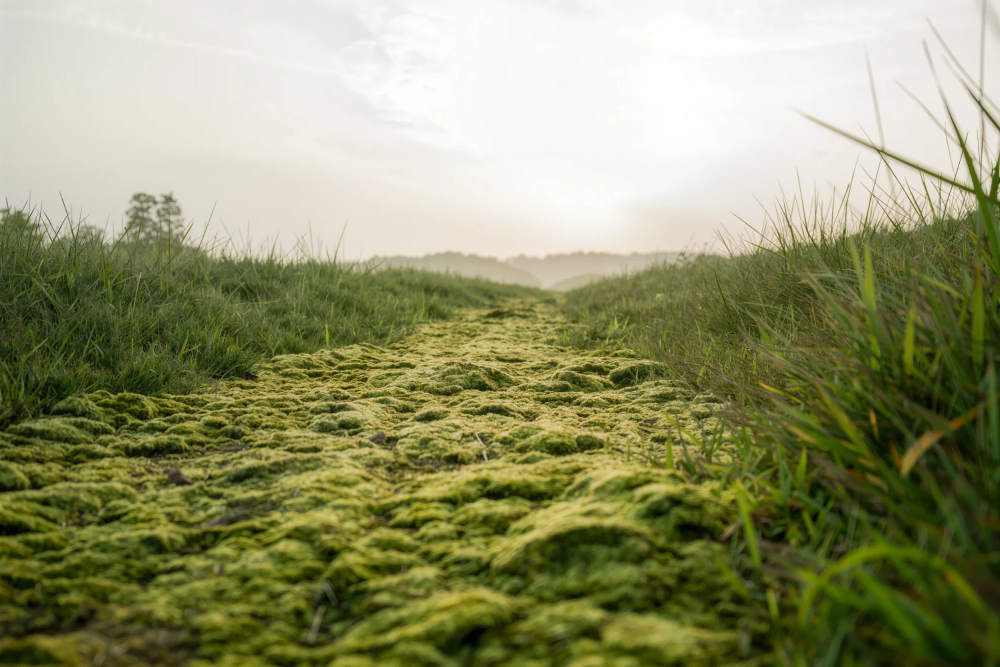
#> input picture docs/uzory-sloi/a-dorozhka.webp, 2000 x 1333 px, found by its file name (shown at 1/2 size)
$ python uzory-sloi-skleika.py
#> lines starting #> are read from the running program, lines starting #| are printed output that depends on the picture
# Склейка фона «Поляна + горизонт» (22.10 (6)): снизу её поляна со мхом (moh-rosa.webp), сверху небо и даль из фона «А» (a-dorozhka.webp),
# по шву — мягкий переход и лёгкая дымка. python3 docs/uzory-sloi-skleika.py → docs/uzory-sloi/polyana-gorizont.webp
from PIL import Image
import numpy as np
D = 'docs/uzory-sloi/'
sky = Image.open(D + 'a-dorozhka.webp').convert('RGB')
#> sky is the input picture: PIL image 2000x1333 RGB; mean R, G, B 143.8, 146.3, 106.4
gl = Image.open(D + 'moh-rosa.webp').convert('RGB')
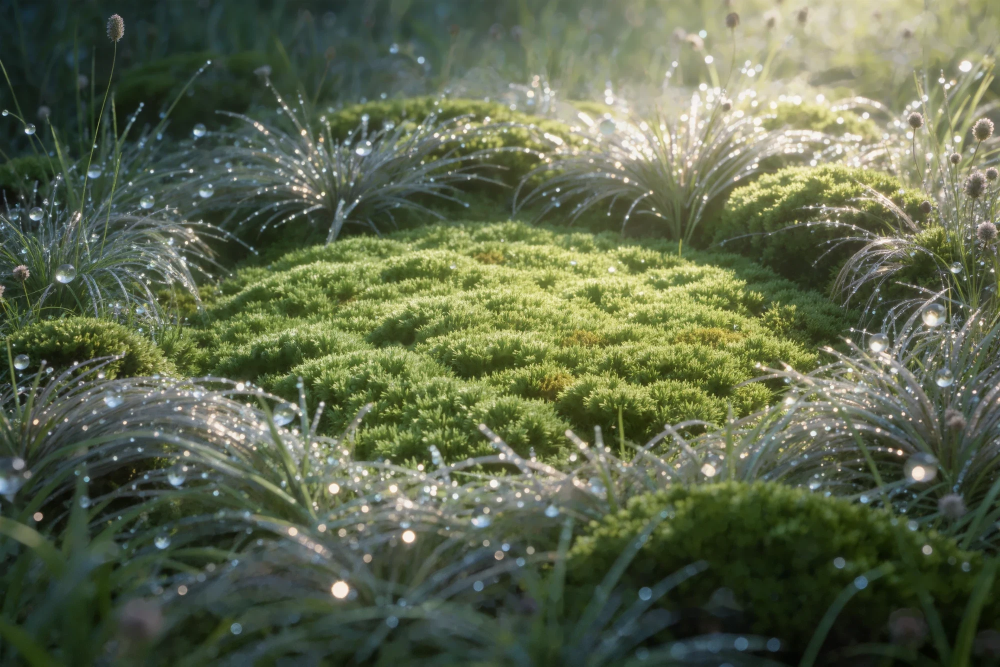
#> input picture docs/uzory-sloi/moh-rosa.webp, 2000 x 1333 px, found by its file name (shown at 1/2 size)
#> gl is the input picture: PIL image 2000x1333 RGB; mean R, G, B 93.6, 103.2, 76.9
W, H = 2000, 1333; y0 = 540; ramp = 120  # где начинается поляна; ширина перехода
g = gl.crop((0, 140, 2000, 1333)).resize((W, H - y0), Image.LANCZOS)
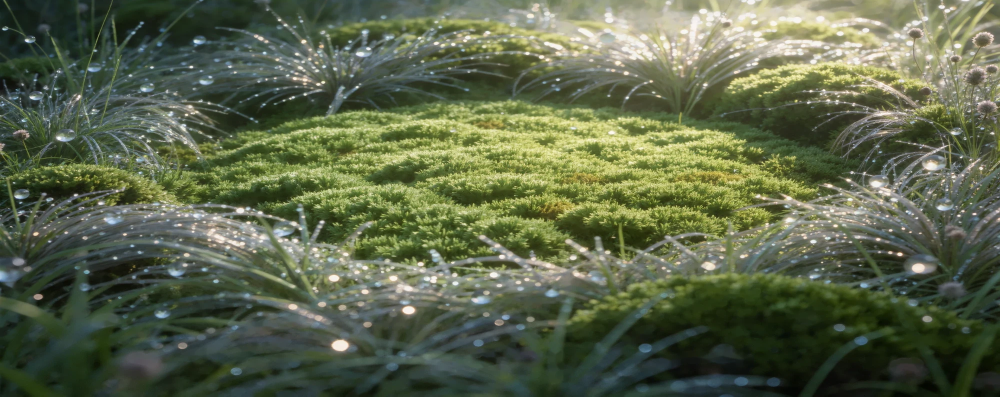
#> g: PIL image 2000x793 RGB (shown at 1/2 size); mean R, G, B 92.3, 101.9, 74.8
a = np.ones((H - y0, W), np.float32); a[:ramp] = np.linspace(0, 1, ramp)[:, None] ** 1.5
out = sky.copy(); out.paste(g, (0, y0), Image.fromarray((a * 255).astype('uint8')))
#> after `out.paste(g, (0, y0), Image.fromarray((a * 255).astype('uint8')))`:
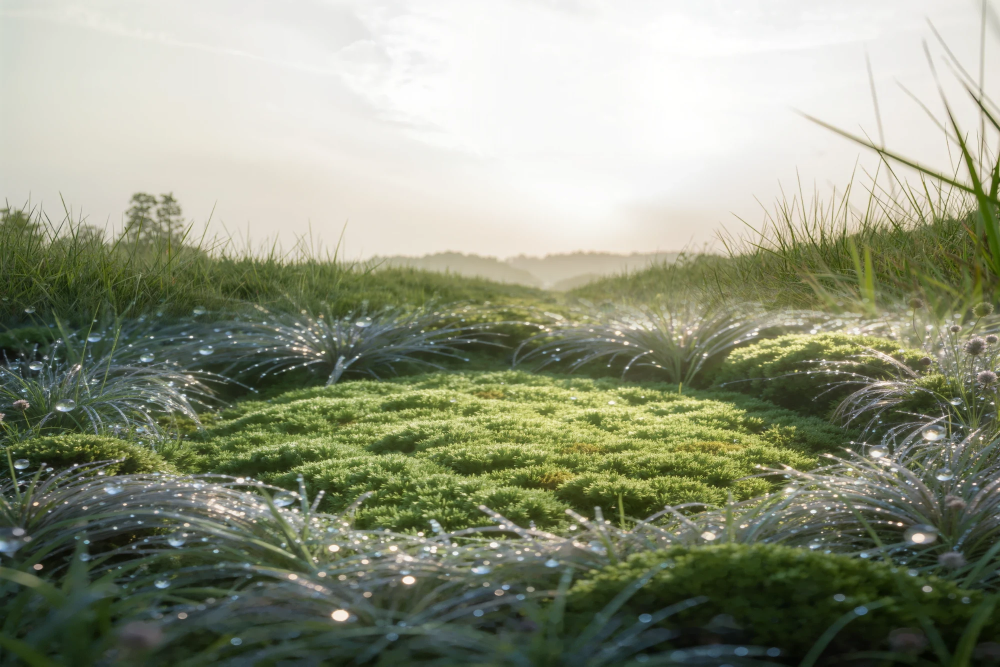
#> out: PIL image 2000x1333 RGB (shown at 1/2 size); mean R, G, B 143.9, 149, 127.1
arr = np.asarray(out).astype(np.float32); y = np.arange(H)[:, None]
f = np.exp(-((y - (y0 + ramp * .6)) / 70.0) ** 2) * .3
arr = arr * (1 - f[..., None]) + np.array([226, 226, 214], np.float32) * f[..., None]
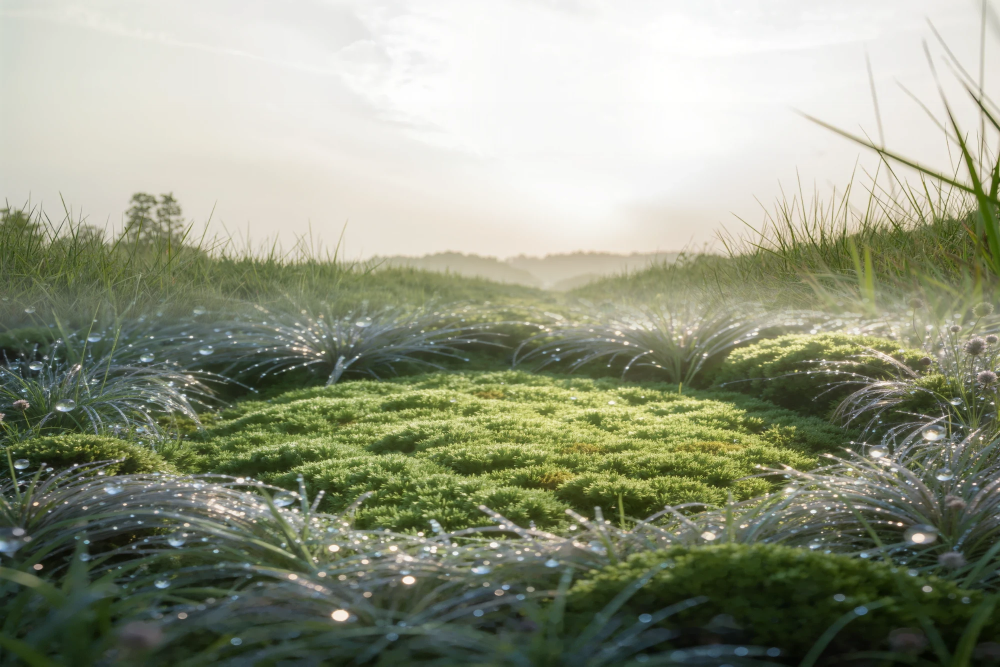
#> arr: shape (1333, 2000, 3) float64 (shown at 1/2 size); mean R, G, B 147, 152.1, 130.8
Image.fromarray(arr.clip(0, 255).astype('uint8')).save(D + 'polyana-gorizont.webp', quality=86, method=6)
